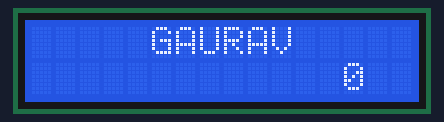
Recording of a sketch running on a simulated Arduino Uno, built with avr-gcc and run on an emulated ATmega328P. Parts: 16×2 character LCD.

Above: at 0.11 s.
At 5.03 s:
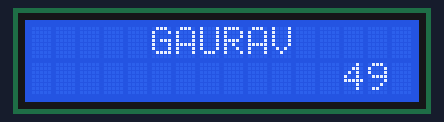
At 9.96 s:
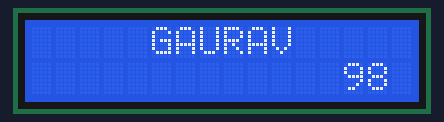
At 19.92 s:
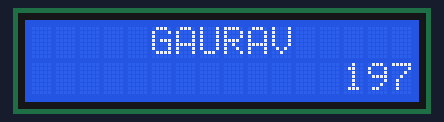
At 29.88 s:
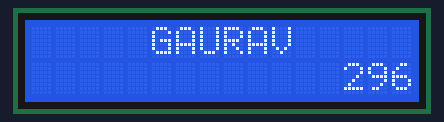
At 39.85 s:
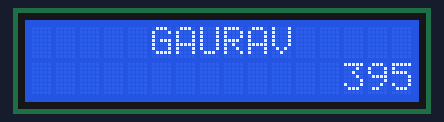

The sketch:

_3_LCD16x2_name_in_center_and_0-99_nos.ino
```cpp
#include<LiquidCrystal.h>
LiquidCrystal lcd(7,8,9,10,11,12);
void setup() {
  // put your setup code here, to run once:
lcd.begin(16,2);
lcd.setCursor(5,0);
lcd.print("GAURAV");
}

void loop() {
  // put your main code here, to run repeatedly:
int i;
for(i=0;i<=999;i++)
{
  lcd.setCursor(13,1);
  lcd.print(i);
  delay(100);
}
}
```
